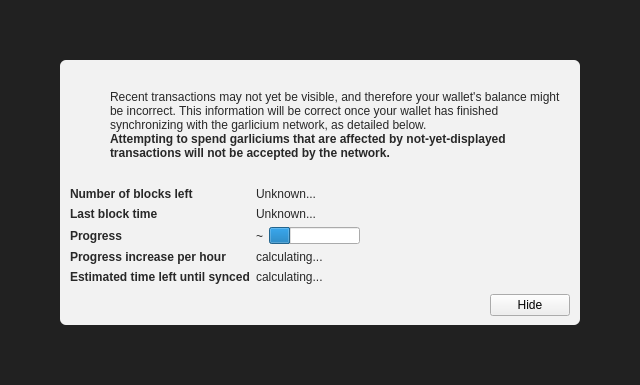
<?xml version="1.0" encoding="UTF-8"?>
<ui version="4.0">
 <class>ModalOverlay</class>
 <widget class="ModalOverlay" name="ModalOverlay">
  <property name="geometry">
   <rect>
    <x>0</x>
    <y>0</y>
    <width>640</width>
    <height>385</height>
   </rect>
  </property>
  <property name="windowTitle">
   <string>Form</string>
  </property>
  <layout class="QVBoxLayout" name="verticalLayout" stretch="0">
   <property name="sizeConstraint">
    <enum>QLayout::SetDefaultConstraint</enum>
   </property>
   <property name="leftMargin">
    <number>0</number>
   </property>
   <property name="topMargin">
    <number>0</number>
   </property>
   <property name="rightMargin">
    <number>0</number>
   </property>
   <property name="bottomMargin">
    <number>0</number>
   </property>
   <item>
    <widget class="QWidget" name="bgWidget" native="true">
     <property name="styleSheet">
      <string notr="true">#bgWidget { background: rgba(0,0,0,220); }</string>
     </property>
     <layout class="QVBoxLayout" name="verticalLayoutMain" stretch="1">
      <property name="leftMargin">
       <number>60</number>
      </property>
      <property name="topMargin">
       <number>60</number>
      </property>
      <property name="rightMargin">
       <number>60</number>
      </property>
      <property name="bottomMargin">
       <number>60</number>
      </property>
      <item>
       <widget class="QWidget" name="contentWidget" native="true">
        <property name="styleSheet">
         <string notr="true">#contentWidget { background: rgba(255,255,255,240); border-radius: 6px; }

QLabel { color: rgb(40,40,40);  }</string>
        </property>
        <layout class="QVBoxLayout" name="verticalLayoutSub" stretch="1,0,0,0">
         <property name="spacing">
          <number>0</number>
         </property>
         <property name="leftMargin">
          <number>10</number>
         </property>
         <property name="topMargin">
          <number>10</number>
         </property>
         <property name="rightMargin">
          <number>10</number>
         </property>
         <property name="bottomMargin">
          <number>10</number>
         </property>
         <item>
          <layout class="QHBoxLayout" name="horizontalLayoutIconText" stretch="0,1">
           <property name="topMargin">
            <number>20</number>
           </property>
           <item>
            <layout class="QVBoxLayout" name="verticalLayoutIcon">
             <property name="leftMargin">
              <number>0</number>
             </property>
             <item>
              <widget class="QPushButton" name="warningIcon">
               <property name="enabled">
                <bool>false</bool>
               </property>
               <property name="text">
                <string/>
               </property>
               <property name="icon">
                <iconset>
                 <normaloff>:/icons/warning</normaloff>
                 <disabledoff>:/icons/warning</disabledoff>:/icons/warning</iconset>
               </property>
               <property name="iconSize">
                <size>
                 <width>48</width>
                 <height>48</height>
                </size>
               </property>
               <property name="flat">
                <bool>true</bool>
               </property>
              </widget>
             </item>
             <item>
              <spacer name="verticalSpacerWarningIcon">
               <property name="orientation">
                <enum>Qt::Vertical</enum>
               </property>
               <property name="sizeHint" stdset="0">
                <size>
                 <width>20</width>
                 <height>40</height>
                </size>
               </property>
              </spacer>
             </item>
            </layout>
           </item>
           <item>
            <layout class="QVBoxLayout" name="verticalLayoutInfoText">
             <property name="leftMargin">
              <number>0</number>
             </property>
             <property name="topMargin">
              <number>0</number>
             </property>
             <item>
              <widget class="QLabel" name="infoText">
               <property name="text">
                <string>Recent transactions may not yet be visible, and therefore your wallet's balance might be incorrect. This information will be correct once your wallet has finished synchronizing with the garlicium network, as detailed below.</string>
               </property>
               <property name="textFormat">
                <enum>Qt::RichText</enum>
               </property>
               <property name="wordWrap">
                <bool>true</bool>
               </property>
              </widget>
             </item>
             <item>
              <widget class="QLabel" name="infoTextStrong">
               <property name="font">
                <font>
                 <weight>75</weight>
                 <bold>true</bold>
                </font>
               </property>
               <property name="text">
                <string>Attempting to spend garliciums that are affected by not-yet-displayed transactions will not be accepted by the network.</string>
               </property>
               <property name="textFormat">
                <enum>Qt::RichText</enum>
               </property>
               <property name="wordWrap">
                <bool>true</bool>
               </property>
              </widget>
             </item>
             <item>
              <spacer name="verticalSpacerInTextSpace">
               <property name="orientation">
                <enum>Qt::Vertical</enum>
               </property>
               <property name="sizeHint" stdset="0">
                <size>
                 <width>20</width>
                 <height>40</height>
                </size>
               </property>
              </spacer>
             </item>
            </layout>
           </item>
          </layout>
         </item>
         <item>
          <spacer name="verticalSpacerAfterText">
           <property name="orientation">
            <enum>Qt::Vertical</enum>
           </property>
           <property name="sizeHint" stdset="0">
            <size>
             <width>20</width>
             <height>40</height>
            </size>
           </property>
          </spacer>
         </item>
         <item>
          <layout class="QFormLayout" name="formLayout">
           <property name="fieldGrowthPolicy">
            <enum>QFormLayout::FieldsStayAtSizeHint</enum>
           </property>
           <property name="horizontalSpacing">
            <number>6</number>
           </property>
           <property name="verticalSpacing">
            <number>6</number>
           </property>
           <property name="topMargin">
            <number>10</number>
           </property>
           <item row="0" column="0">
            <widget class="QLabel" name="labelNumberOfBlocksLeft">
             <property name="font">
              <font>
               <weight>75</weight>
               <bold>true</bold>
              </font>
             </property>
             <property name="text">
              <string>Number of blocks left</string>
             </property>
            </widget>
           </item>
           <item row="0" column="1">
            <widget class="QLabel" name="numberOfBlocksLeft">
             <property name="text">
              <string>Unknown...</string>
             </property>
            </widget>
           </item>
           <item row="1" column="0">
            <widget class="QLabel" name="labelLastBlockTime">
             <property name="font">
              <font>
               <weight>75</weight>
               <bold>true</bold>
              </font>
             </property>
             <property name="text">
              <string>Last block time</string>
             </property>
            </widget>
           </item>
           <item row="1" column="1">
            <widget class="QLabel" name="newestBlockDate">
             <property name="sizePolicy">
              <sizepolicy hsizetype="Maximum" vsizetype="Preferred">
               <horstretch>0</horstretch>
               <verstretch>0</verstretch>
              </sizepolicy>
             </property>
             <property name="text">
              <string>Unknown...</string>
             </property>
            </widget>
           </item>
           <item row="2" column="0">
            <widget class="QLabel" name="labelSyncDone">
             <property name="font">
              <font>
               <weight>75</weight>
               <bold>true</bold>
              </font>
             </property>
             <property name="text">
              <string>Progress</string>
             </property>
            </widget>
           </item>
           <item row="2" column="1">
            <layout class="QHBoxLayout" name="horizontalLayoutSync" stretch="0,1">
             <item>
              <widget class="QLabel" name="percentageProgress">
               <property name="text">
                <string notr="true">~</string>
               </property>
              </widget>
             </item>
             <item>
              <widget class="QProgressBar" name="progressBar">
               <property name="value">
                <number>24</number>
               </property>
               <property name="format">
                <string/>
               </property>
              </widget>
             </item>
            </layout>
           </item>
           <item row="4" column="0">
            <widget class="QLabel" name="labelProgressIncrease">
             <property name="font">
              <font>
               <weight>75</weight>
               <bold>true</bold>
              </font>
             </property>
             <property name="text">
              <string>Progress increase per hour</string>
             </property>
            </widget>
           </item>
           <item row="4" column="1">
            <widget class="QLabel" name="progressIncreasePerH">
             <property name="text">
              <string>calculating...</string>
             </property>
            </widget>
           </item>
           <item row="5" column="0">
            <widget class="QLabel" name="labelEstimatedTimeLeft">
             <property name="font">
              <font>
               <weight>75</weight>
               <bold>true</bold>
              </font>
             </property>
             <property name="text">
              <string>Estimated time left until synced</string>
             </property>
            </widget>
           </item>
           <item row="5" column="1">
            <widget class="QLabel" name="expectedTimeLeft">
             <property name="text">
              <string>calculating...</string>
             </property>
            </widget>
           </item>
          </layout>
         </item>
         <item>
          <layout class="QHBoxLayout" name="horizontalLayoutButtons">
           <property name="leftMargin">
            <number>10</number>
           </property>
           <property name="topMargin">
            <number>10</number>
           </property>
           <item>
            <spacer name="horizontalSpacer">
             <property name="orientation">
              <enum>Qt::Horizontal</enum>
             </property>
             <property name="sizeHint" stdset="0">
              <size>
               <width>40</width>
               <height>20</height>
              </size>
             </property>
            </spacer>
           </item>
           <item>
            <widget class="QPushButton" name="closeButton">
             <property name="text">
              <string>Hide</string>
             </property>
            </widget>
           </item>
          </layout>
         </item>
        </layout>
       </widget>
      </item>
     </layout>
    </widget>
   </item>
  </layout>
 </widget>
 <customwidgets>
  <customwidget>
   <class>ModalOverlay</class>
   <extends>QWidget</extends>
   <header>modaloverlay.h</header>
   <container>1</container>
  </customwidget>
 </customwidgets>
 <resources/>
 <connections/>
</ui>
